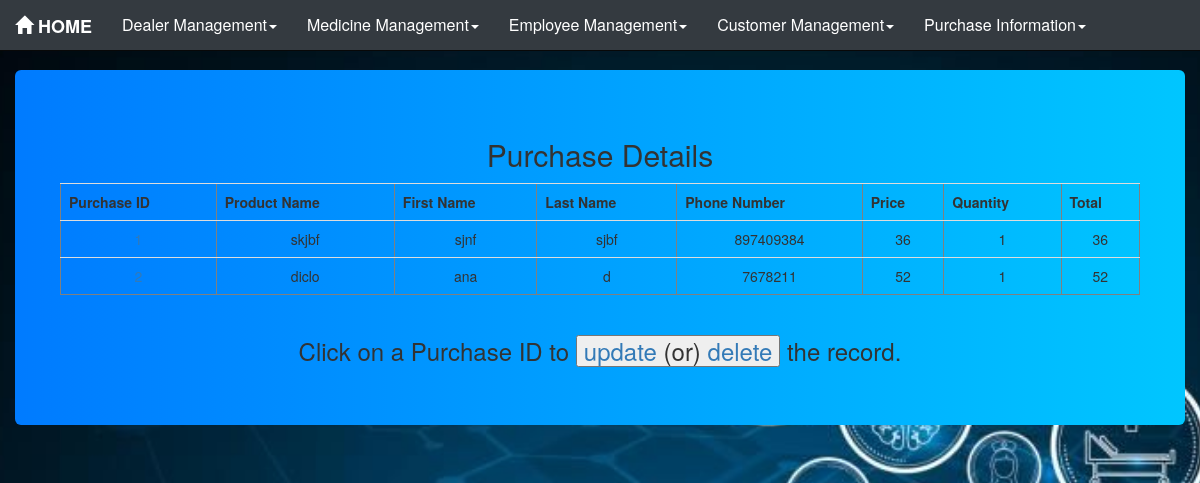
The app's page /pharmacy/purchasetable/ with its own data.
### pharmacy/models.py (models this page shows, shortened)
class Purchase(models.Model):
    pname = models.CharField(max_length=30)
    fname = models.CharField(max_length=30)
    lname = models.CharField(max_length=30)
    phn_no = models.BigIntegerField()
    price = models.BigIntegerField()
    qty = models.BigIntegerField()
    total = models.BigIntegerField()

### pharmacy/views.py (the view)
# urls.py: path('purchasetable/', views.purchasetable, name='purchasetable')
def purchasetable(request):
    purchase = Purchase.objects.all()
    dict = {"purchase": purchase}
    return render(request, 'pharmacy/purchasetable.html', dict)

### pharmacy/templates/pharmacy/purchasetable.html (shortened to what this page needs)
{% load static %}
<!DOCTYPE html>
<html lang="en">
<head>
    <link rel="stylesheet" href="{% static 'pharmacy/css/style.css' %}">
    <link rel="stylesheet" href="https://maxcdn.bootstrapcdn.com/bootstrap/3.4.1/css/bootstrap.min.css">
</head>
<body>
     <nav class="navbar navbar-inverse navbar-fixed-top">
        <div class="container-fluid">
            <div class="navbar-header">
                <a href="/pharmacy/" class="navbar-brand">
                    <span class="glyphicon glyphicon-home"></span>
                        HOME
                </a>
            </div>
            <div class="collapse navbar-collapse" id="thisnav">
                <ul class="nav navbar-nav">
                    <li class="dropdown">
                        <a href="#" class="dropdown-toggle" data-toggle="dropdown">Dealer Management<b class="caret"></b></a>
                        </li>
                    </ul>
                    <ul class="nav navbar-nav">
                        <li class="dropdown">
                                <a href="#" class="dropdown-toggle" data-toggle="dropdown">Medicine Management<b class="caret"></b></a>
                        </li>
                    </ul>
                    <ul class="nav navbar-nav">
                        <li class="dropdown">
                            <a href="#" class="dropdown-toggle" data-toggle="dropdown">Employee Management<b class="caret"></b></a>
                        </li>
                    </ul>
                    <ul class="nav navbar-nav">
                        <li class="dropdown">
                            <a href="#" class="dropdown-toggle" data-toggle="dropdown">Customer Management<b class="caret"></b></a>
                        </li>
                    </ul>
                    <ul class="nav navbar-nav">
                        <li class="dropdown">
                            <a href="#" class="dropdown-toggle" data-toggle="dropdown">Purchase Information<b class="caret"></b></a>
                        </li>
                    </ul>
            </div>
        </div>
    </nav>
<div class="container-fluid martop7">
    <div class="jumbotron jumcust">
        <h2>Purchase Details</h2>
        <div class="row padtop15">
            <div class="col-md-1"></div>
        </div>
        <div class="row">
            <div class="col-md-1">
            </div>
            <table border="1" class="table table-responsive table-hover col-md-10">
                <tr>
                    <th>Purchase ID</th>
                    <th>Product Name</th>
                    <th>First Name</th>
                    <th>Last Name</th>
                    <th>Phone Number</th>
                    <th>Price</th>
                    <th>Quantity</th>
                    <th>Total</th>
                </tr>
                {% for foo in purchase %}
                    <tr>
                        <td class="idlink"><a href="/pharmacy/purchaseformview{{ foo.id }}/">{{ foo.id }}</a></td>
                        <td>{{ foo.pname }}</td>
                        <td>{{ foo.fname }}</td>
                        <td>{{ foo.lname }}</td>
                        <td>{{ foo.phn_no }}</td>
                        <td>{{ foo.price }}</td>
                        <td>{{ foo.qty }}</td>
                        <td>{{ foo.total }}</td>
                    </tr>
                {% endfor %}
            </table>
        </div>
        <footer><h3>Click on a Purchase ID to <button style="pointer: cursor"><a href="purchaseformupdate?id=">update</a> (or) <a href="purchaseformdelete?id=">delete</a> </button> the record.</h3></footer>
    </div>
</div>
</body>
</html>

### pharmacy/static/pharmacy/css/style.css (style rules this page uses)
body { font-family: Arial, sans-serif; background-color: #f8f9fa; padding-top: 70px; background: url('images/bghome.jpg') no-repeat center center fixed; background-size: cover; }
.navbar { background-color: #343a40 !important; border: none; }
.navbar-inverse .navbar-brand { color: #ffffff !important; font-weight: bold; font-size: 18px; }
.navbar-inverse .navbar-nav > li > a { color: #ffffff !important; font-size: 16px; }
.jumbotron { background: linear-gradient(to right, #007bff, #00c6ff); color: white; padding: 40px; text-align: center; border-radius: 10px; position: relative; top: 0; width: 100%; }

### records on screen
Purchase: pname "skjbf", fname "sjnf", lname "sjbf", phn_no "897409384", price "36", qty "1", total "36"
Purchase: pname "diclo", fname "ana", lname "d", phn_no "7678211", price "52", qty "1", total "52"
